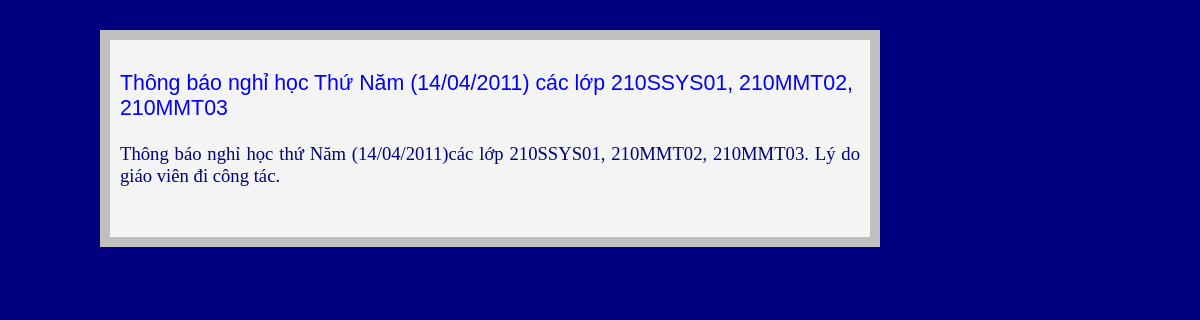
/view.php?id=27, run on the app's committed database.
### tables this page shows
CREATE TABLE IF NOT EXISTS `text` (
  `textid` int(255) NOT NULL AUTO_INCREMENT,
  `username` varchar(25) NOT NULL,
  `title` varchar(100) NOT NULL,
  `content` text NOT NULL,
  `bydate` timestamp NOT NULL DEFAULT CURRENT_TIMESTAMP,
  `catid` int(11) NOT NULL,
  PRIMARY KEY (`textid`),
  UNIQUE KEY `textid` (`textid`)
);

### view.php (the view, shortened to what this page needs)
<HTML>
 <HEAD>
 </HEAD>
 <BODY>
<div class=ct>
<div class=d>
<?php
$id=$_REQUEST['id'];
$sql="Select * from text where textid='$id'";
$con=mysql_connect("localhost","root","");
$rs=mysql_query($sql,$con);
$row=mysql_fetch_array($rs);
?>
	<div>
		<h3 class=title><?php echo $row['title']; ?></h3>
		<p><?php echo $row['content']; ?></p>
	</div>
	<br>
</div>
</div>
</body>
</html>

### view.php (style rules this page uses)
.ct { background-color:silver;width:760px;padding:10 10 10 10;float:left }
body { font:normal 14pt 'Times New Roman'; color:navy;margin: 30 30 30 100;background-color:navy }
.title { font:normal 16pt Arial; color:blue }
div.d { width:740px; background-color:#F4F4F4;padding:10 10 10 10 }
p { text-align:justify; }

### data on the page
text: title "Thông báo nghỉ học Thứ Năm (14/04/2011) các lớp 210SSYS01, 210MMT02, 210MMT03", content "Thông báo nghỉ học thứ Năm (14/04/2011)các lớp 210SSYS01, 210MMT02, 210MMT03. Lý do giáo viên đi công tác."
